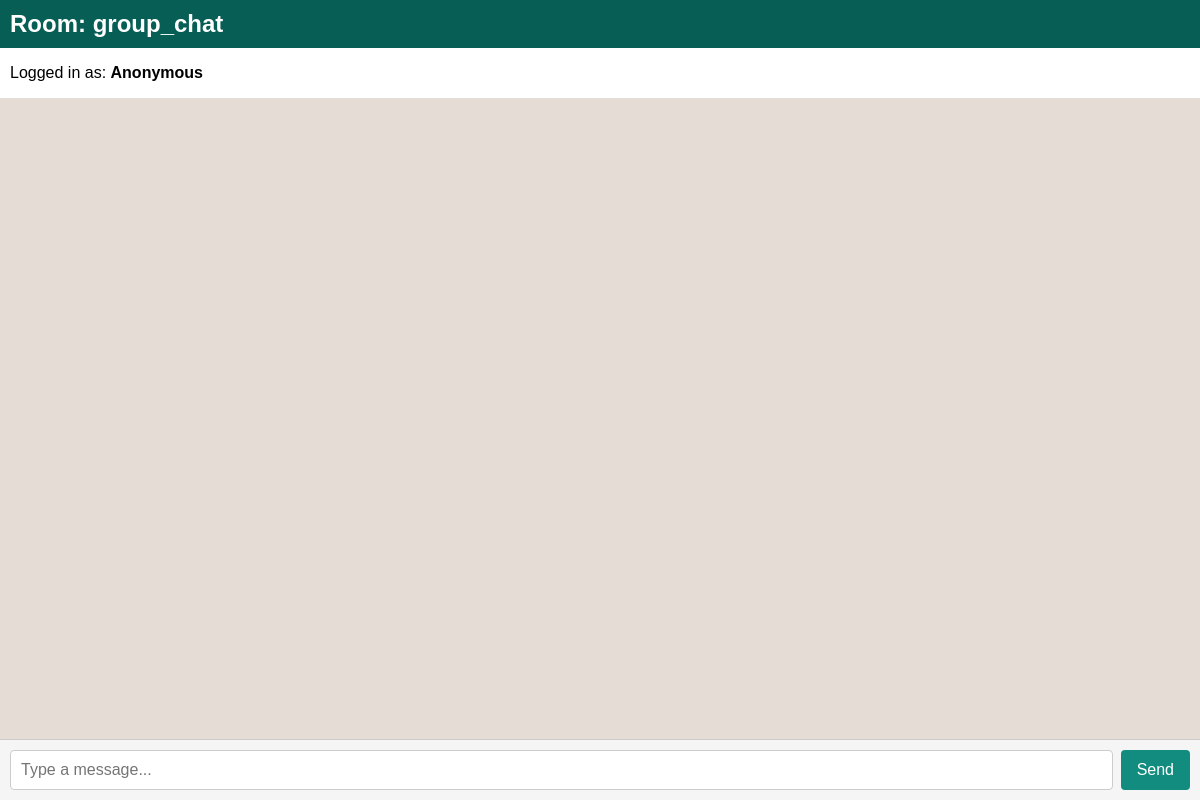
Page /chat/group_chat/ on the earlier database version.
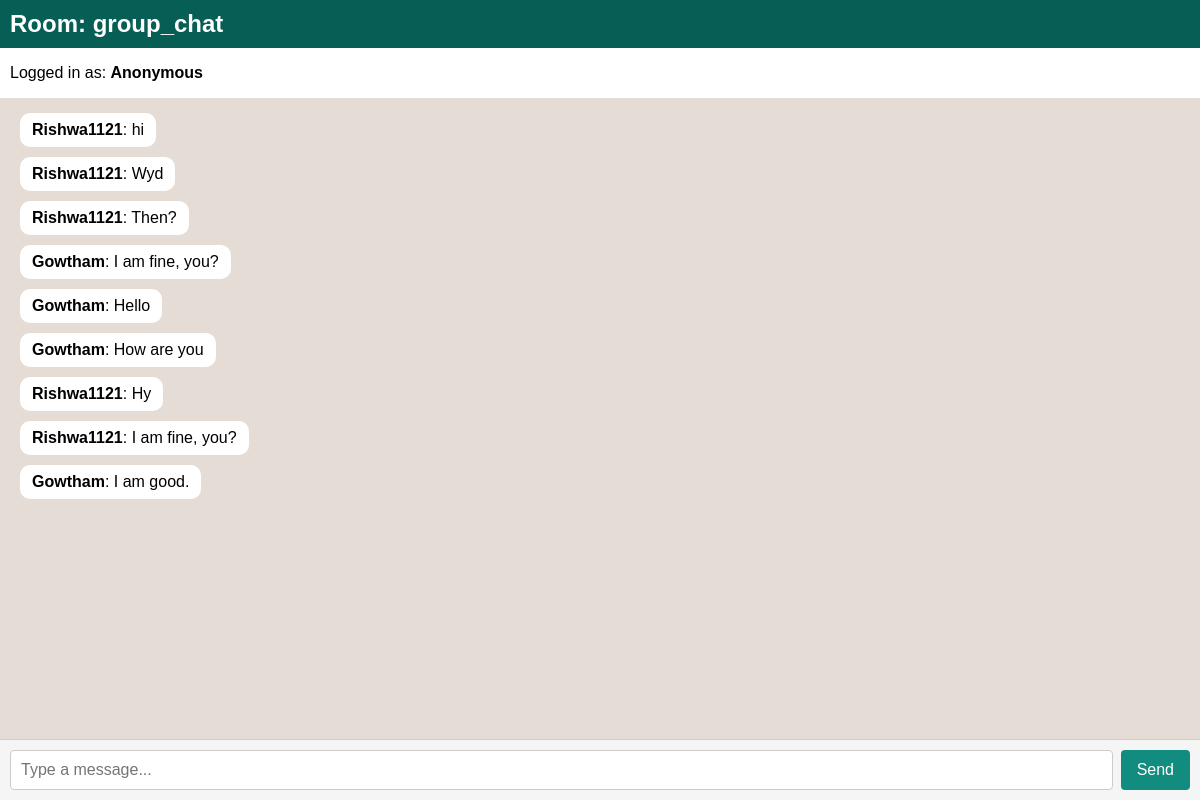
Same page on the later database version.
### chat/models.py (models this page shows, shortened)
class Message(models.Model):
    room_name = models.CharField(max_length=255)
    username = models.CharField(max_length=255)
    content = models.TextField()
    timestamp = models.DateTimeField(auto_now_add=True)

### chat/views.py (the view)
# urls.py: path('<str:room_name>/', views.room, name='room'),
def room(request, room_name):
    username = request.user.username if request.user.is_authenticated else "Anonymous"
    messages = Message.objects.filter(room_name=room_name).order_by('timestamp')
    return render(request, "chat/room.html", {
        "room_name": room_name,
        "username": username,
        "messages": messages,
    })

### social/context_processors.py (called while the page is built)
def unread_notification_count(request):
    if request.user.is_authenticated:
        count = Notification.objects.filter(user=request.user, is_read=False).count()
    else:
        count = 0
    return {'unread_notification_count': count}

### chat/templates/chat/room.html (shortened to what this page needs)
<!DOCTYPE html>
<html>
<head>
</head>
<body>
    <h2>Room: {{ room_name }}</h2>
    <p style="padding-left: 10px;">Logged in as: <strong>{{ username }}</strong></p>
    <ul id="messages">
        {% for msg in messages %}
            <li class="message {% if msg.username == username %}me{% else %}other{% endif %}">
                <strong>{{ msg.username }}</strong>: {{ msg.content }}
            </li>
        {% endfor %}
    </ul>
    <div class="input-container">
        <input id="messageInput" type="text" placeholder="Type a message..." autocomplete="off">
        <button onclick="sendMessage()">Send</button>
    </div>
</body>
</html>

### chat/templates/chat/room.html (style rules this page uses)
body { font-family: Arial, sans-serif; margin: 0; padding: 0; height: 100vh; display: flex; flex-direction: column; }
h2 { padding: 10px; background-color: #075E54; color: white; margin: 0; }
#messages { list-style-type: none; padding: 10px; margin: 0; flex: 1; overflow-y: auto; background-color: #e5ddd5; }
.message { padding: 8px 12px; margin: 5px 10px; border-radius: 10px; max-width: 60%; clear: both; word-wrap: break-word; }
.other { background-color: #ffffff; float: left; text-align: left; }
.input-container { display: flex; padding: 10px; border-top: 1px solid #ccc; background-color: #f5f5f5; }
#messageInput { flex: 1; padding: 10px; font-size: 16px; border: 1px solid #ccc; border-radius: 4px; }
button { padding: 10px 16px; margin-left: 8px; font-size: 16px; background-color: #128C7E; color: white; border: none; border-radius: 4px; cursor: pointer; }
#messages::after { content: ""; display: block; clear: both; }

Differences in the rows shown:
added Message: username "Rishwa1121", content "hi"
added Message: username "Rishwa1121", content "Wyd"
added Message: username "Rishwa1121", content "Then?"
added Message: username "Gowtham", content "I am fine, you?"
added Message: username "Gowtham", content "Hello"
added Message: username "Gowtham", content "How are you"
added Message: username "Rishwa1121", content "Hy"
added Message: username "Rishwa1121", content "I am fine, you?"
added Message: username "Gowtham", content "I am good."
